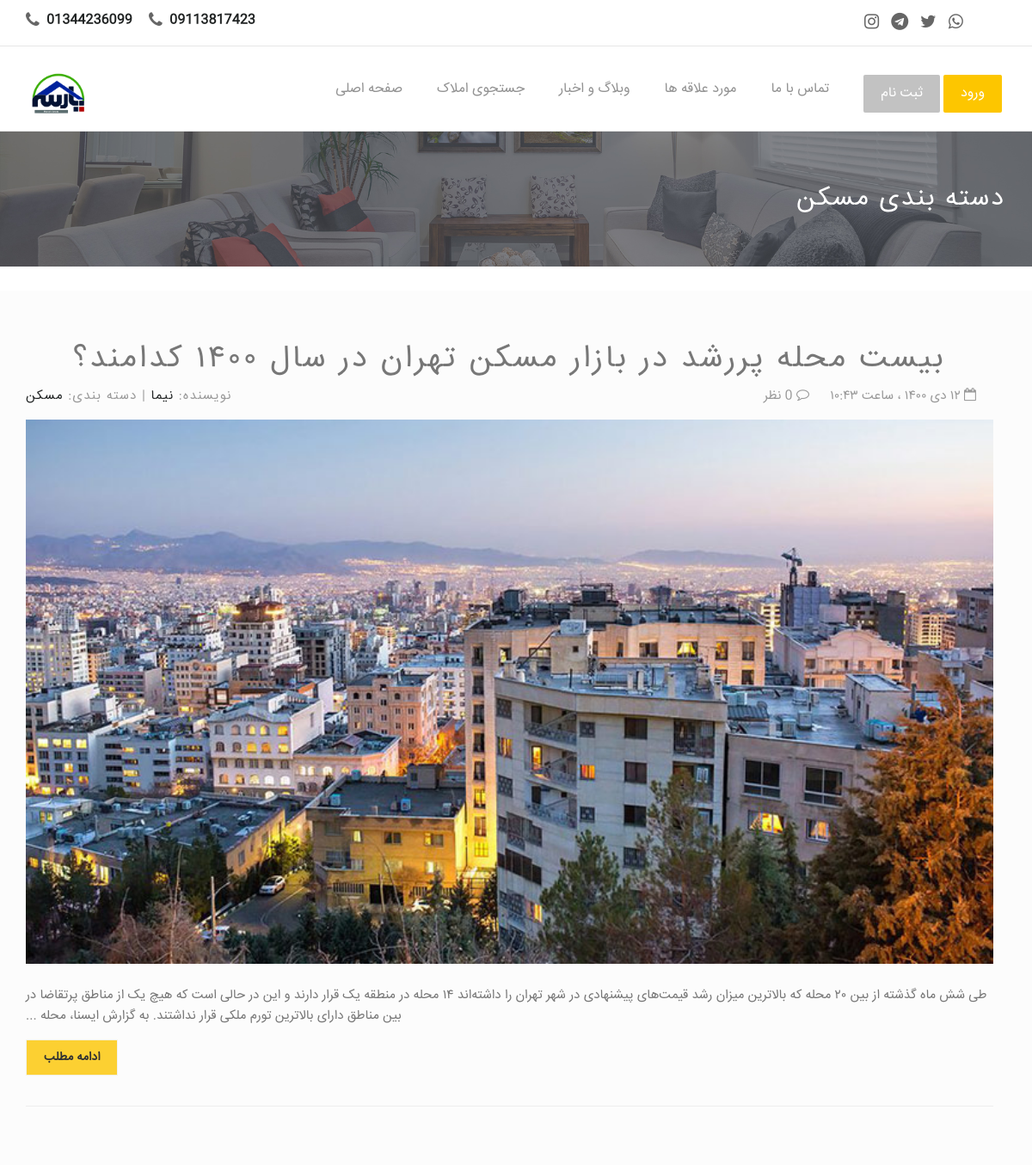
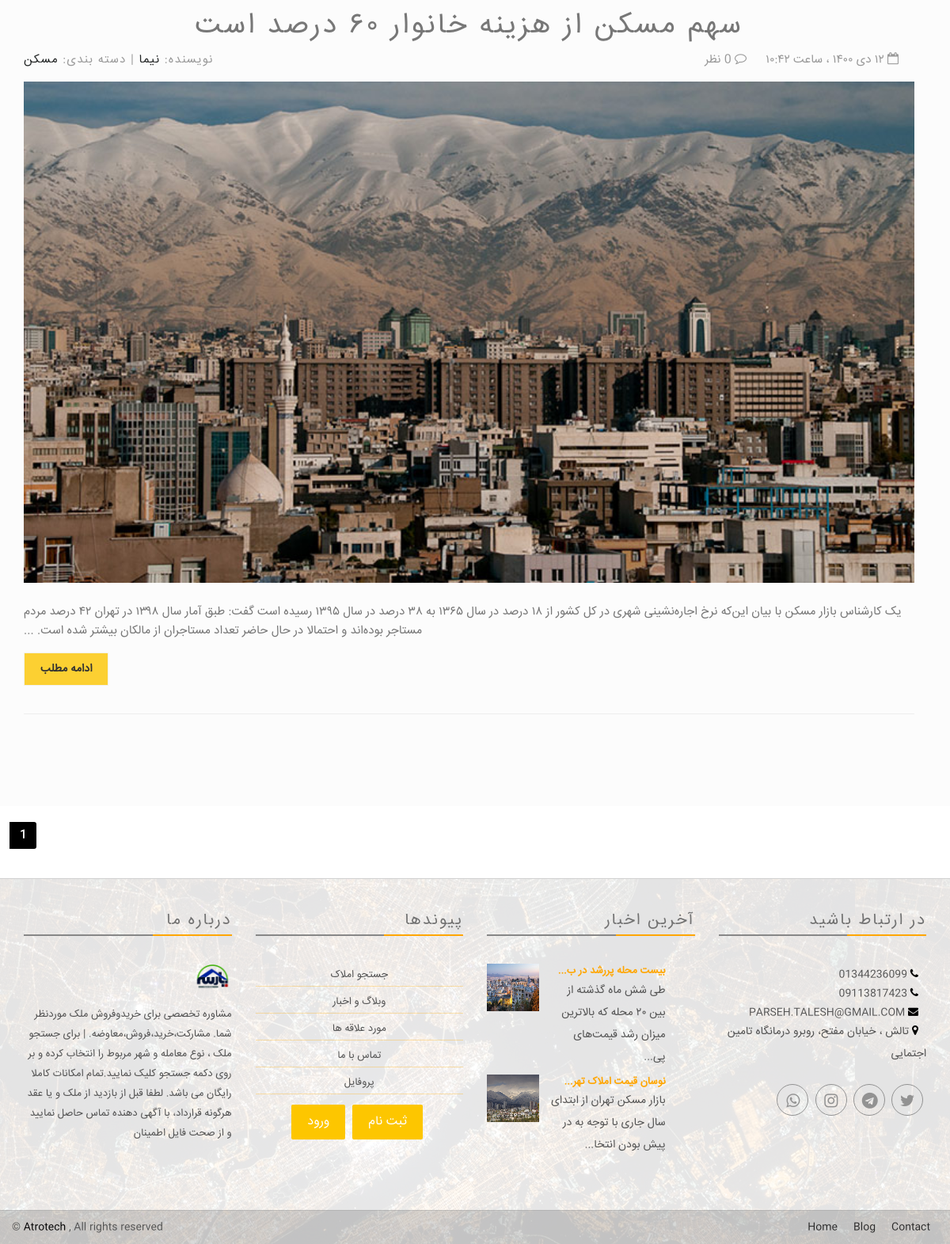
The app's page /blog/category/maskan/ with its own data (2 pictures, top to bottom).
### app/models.py (models this page shows, shortened)
class Settings(models.Model):
  title = models.CharField(max_length=100, verbose_name = "عنوان")
  title_below = models.CharField(max_length=300 , null=True, blank=True , verbose_name = "متن زیر عنوان")
  introduction_text = models.TextField(max_length=2000 , null=True, blank=True , verbose_name = "متن معرفی" )
  contact_page_text = models.TextField(max_length=2000 , null=True, blank=True , verbose_name = "متن صفحه تماس با ما")
  experts_number = models.IntegerField(default='1', verbose_name = "تعداد کارشناسان")
  email = models.EmailField(max_length=200 , null=True , blank=True , verbose_name = "ایمیل")
  address = models.CharField(max_length=300 , null=True , blank=True , verbose_name = "آدرس")
  phone1 = models.CharField(max_length=20 , null=True , blank=True , verbose_name = "تلفن ۱")
  phone2 = models.CharField(max_length=20 , null=True , blank=True , verbose_name = "تلفن ۲")
  whatsapp_number = models.CharField(max_length=20 , null=True , blank=True , verbose_name = "شماره واتساپ")
  instagram = models.URLField(max_length=500, null=True, blank=True, verbose_name = "لینک اینستاگرام")
  telegram = models.URLField(max_length=500, null=True, blank=True, verbose_name = "لینک تلگرام")
  twitter = models.URLField(max_length=500, null=True, blank=True, verbose_name = "لینک توییتر")
  whatsapp = models.URLField(max_length=500, null=True, blank=True, verbose_name = "لینک واتس اپ")
  lat_long = models.CharField(max_length=50 , null=True , blank=True , verbose_name = "lat & long")
  logo = models.ImageField(default='logo.png', upload_to='logo', null=True, blank=True, verbose_name = "لوگو")
  header_image = models.ImageField(default='header.png', upload_to='header', null=True, blank=True, verbose_name = "تصویر سربرگ (header)")
  class Meta:
      verbose_name = "تنظیمات"
      verbose_name_plural = "تنظیمات"

### blogApp/models.py (models this page shows, shortened)
class Categories(models.Model):
    categoryname = models.CharField(max_length=255)
    slug = models.CharField(max_length=255, verbose_name="نشانی پیوند (link)")
    def __str__(self):
        return self.categoryname
    class Meta:
      verbose_name = "دسته بندی"
      verbose_name_plural = "دسته بندی ها"

class Post(models.Model):
    title = models.CharField(max_length=255, verbose_name="عنوان")
    slug = models.SlugField(max_length=255, null=True, blank=True, verbose_name="نشانی پیوند (link)")
    author = models.ForeignKey(User, on_delete=models.CASCADE, verbose_name="نویسنده")
    img = models.ImageField(upload_to='blog', null=True, verbose_name="تصویر")
    body = RichTextField(blank=False, null=True, verbose_name="متن")
    comments = models.ManyToManyField(PostComment, blank=True, verbose_name="نظرات")
    post_date = models.DateTimeField(auto_now_add=True)
    category = models.ForeignKey(Categories, null=True, on_delete=models.PROTECT, related_name='category_set', verbose_name="دسته بندی")
    def j_post_date(self):
        return jalali_converter(self.post_date)
    class Meta:
      verbose_name = "پست"
      verbose_name_plural = "پست ها"

### blogApp/views.py (the view)
# urls.py: path('category/<slug>/', views.CategoryView, name="category"),
def CategoryView(request, slug):
    category = get_object_or_404(models.Categories, slug=slug)
    if Categories.objects.filter(slug=slug).exists():
        category_posts = Post.objects.filter(category=category).order_by('-post_date')
        cat_list = Categories.objects.all()
        latestpost_list = Post.objects.all().order_by('-post_date')[:3]
        paginator = Paginator(category_posts, 2)
        page = request.GET.get('page')
        category_posts = paginator.get_page(page)
        return render(request, 'category_list.html', {'cats':category, 'category_posts':category_posts, 'cat_list': cat_list, 'latestpost_list':latestpost_list})
    else:
        raise Http404

### templates/category_list.html (shortened to what this page needs)
{% extends 'base.html' %}
{% block content %}
<div style="background:#494C53 url({{ settings.header_image.url }}) no-repeat scroll center top / cover; color:#FFF; position: relative; min-height: 140px; ">
    <div class="container">
        <div class="row" dir="rtl" align="right">
            <div class="page-head-content">
                <h1 class="page-title"> دسته بندی {{cats}}  </h1>
            </div>
        </div>
    </div>
</div>
<br>
<div class="content-area blog-page padding-top-40" style="background-color: #FCFCFC; padding-bottom: 55px;">
    <div class="container">
        <div class="row">
            <div class="blog-lst col-md-12 pl0">
               {% for post in category_posts %}
                <section class="post">
                    <div class="text-center padding-b-50">
                        <h2 class="wow fadeInLeft animated" dir="rtl"> {{post.title}} </h2>
                    </div>
                    <div class="row">
                        <div class="col-sm-6">
                            <p class="author-category">
                                نویسنده:  <a href="#"> {{post.author.first_name}} </a> |
                                دسته بندی:  <a href="#"> {{post.category}} </a>
                            </p>
                        </div>
                        <div class="col-sm-6 right">
                            <p class="date-comments" dir="rtl">
                                <a href="#"><i class="fa fa-calendar-o"></i> {{post.j_post_date }} </a>
                                <a href="#"><i class="fa fa-comment-o"></i> {{ post.comments.all.count }} نظر</a>
                            </p>
                        </div>
                    </div>
                    <div class="image wow fadeInLeft animated">
                        <a href="single.html">
                            <img src="{{post.img.url}}" class="img-responsive" alt="Example blog post alt">
                        </a>
                    </div>
                    <div dir="rtl" align="right">
                      <p class="intro"> {{post.body | slice:':250' | safe}}... </p>
                    </div>
                    <p dir="rtl" align="left">
                        <a href="{% url 'blog-detail' post.slug %}" class="btn btn-default btn-border"> ادامه مطلب </a>
                    </p>
                    <hr>
                </section>
               {% endfor %}
            </div>
        </div>
    </div>
</div>
<nav aria-label="...">
  <ul class="pagination">
    {% for num in category_posts.paginator.page_range %}
      {% if num == category_posts.number %}
        <li class="page-item active"><a class="page-link" style="color:#ffffff; background-color: black; border-color: black;" href="?page={{num}}">{{num}}</a></li>
      {% elif num > category_posts.number|add:'-2' and num < category_posts.number|add:'2' %}
        <li class="page-item"><a class="page-link" style="color:black" href="?page={{num}}">{{num}}</a></li>
      {% endif %}
    {% endfor %}
  </ul>
</nav>
{% endblock %}

### templates/base.html (shortened to what this page needs)
{% load static %}
{% load bootstrap %}
<!DOCTYPE html>
<html class="no-js">
<head>
  <link rel="stylesheet" href="{% static 'assets/css/normalize.css' %}">
  <link rel="stylesheet" href="{% static 'assets/css/font-awesome.min.css' %}">
  <link rel="stylesheet" href="{% static 'assets/css/fontello.css">
  <link href="{% static 'assets/fonts/icon-7-stroke/css/pe-icon-7-stroke.css' %}" rel="stylesheet">
  <link href="{% static 'assets/fonts/icon-7-stroke/css/helper.css' %}" rel="stylesheet">
  <link href="{% static 'assets/css/animate.css' %}" rel="stylesheet" media="screen">
  <link rel="stylesheet" href="{% static 'assets/css/bootstrap-select.min.css' %}">
  <link rel="stylesheet" href="{% static 'bootstrap/css/bootstrap.min.css' %}">
  <link rel="stylesheet" href="{% static 'assets/css/icheck.min_all.css' %}">
  <link rel="stylesheet" href="{% static 'assets/css/price-range.css' %}">
  <link rel="stylesheet" href="{% static 'assets/css/owl.carousel.css' %}">
  <link rel="stylesheet" href="{% static 'assets/css/owl.theme.css' %}">
  <link rel="stylesheet" href="{% static 'assets/css/owl.transitions.css' %}">
  <link rel="stylesheet" href="{% static 'assets/css/style.css' %}">
  <link rel="stylesheet" href="{% static 'assets/css/responsive.css' %}">
  <link rel="stylesheet" href="https://cdnjs.cloudflare.com/ajax/libs/font-awesome/4.7.0/css/font-awesome.min.css">
</head>
<body>
  <div class="header-connect">
  		<div class="container">
  				<div class="row">
  						<div class="col-md-5 col-sm-8  col-xs-12">
  								<div class="header-half header-call">
  										<p>
  												<span> <i class="fa fa-phone"></i> <a href="tel:{{ settings.phone1 }}"> {{ settings.phone1 }} </a> </span>
                          <span> <i class="fa fa-phone"></i> <a href="tel:{{ settings.phone2 }}"> {{ settings.phone2 }} </a> </span>
  										</p>
  								</div>
  						</div>
  						<div class="col-md-2 col-md-offset-5  col-sm-3 col-sm-offset-1  col-xs-12">
  								<div class="header-half header-social">
  										<ul class="list-inline">
                          <li><a href="{{ settings.instagram }}"><i class="fa fa-instagram" style="font-size:20px"></i></a></li>
                          <li><a href="{{ settings.telegram }}"><i class="fa fa-telegram" style="font-size:20px"></i></a></li>
  												<li><a href="{{ settings.twitter }}"><i class="fa fa-twitter" style="font-size:20px"></i></a></li>
  												<li><a href="{{ settings.whatsapp }}"><i class="fa fa-whatsapp" style="font-size:20px"></i></a></li>
  										</ul>
  								</div>
  						</div>
  				</div>
  		</div>
  </div>
  <nav class="navbar navbar-default ">
  		<div class="container">
  				<div class="navbar-header">
  						<a class="navbar-brand" href="{% url 'app:home' %}"><img src="{{ settings.logo.url }}" style="max-height:50px;" alt="{{ settings.title }}"></a>
  				</div>
  				<div class="collapse navbar-collapse yamm" id="navigation">
  						<div class="button navbar-right">
                {% if user.is_authenticated %}
                <button class="navbar-btn nav-button wow fadeInRight" onclick=" window.location.replace('{% url 'logout' %}')" data-wow-delay="0.5s"> خروج </button>
                <button class="navbar-btn nav-button wow fadeInRight login" onclick=" window.location.replace('{% url 'app:profile' %}')" data-wow-delay="0.5s"> پروفایل </button>
                {% else %}
                <button class="navbar-btn nav-button wow bounceInRight" onclick="window.location.replace('{% url 'register' %}')" data-wow-delay="0.4s"> ثبت نام </button>
                <button class="navbar-btn nav-button wow fadeInRight login" onclick=" window.location.replace('{% url 'login' %}')" data-wow-delay="0.5s"> ورود </button>
                {% endif %}
  						</div>
  						<ul class="main-nav nav navbar-nav navbar-right">
  								<li class="wow fadeInDown" data-wow-delay="0.1s"><a class="" href="{% url 'app:home' %}"> صفحه اصلی </a> </li>
  								<li class="wow fadeInDown" data-wow-delay="0.1s"><a class="" href="{% url 'app:items' %}"> جستجوی املاک </a></li>
  								<li class="wow fadeInDown" data-wow-delay="0.1s"><a class="" href="/blog"> وبلاگ و اخبار  </a></li>
  								<li class="wow fadeInDown" data-wow-delay="0.1s"><a class="" href="{% url 'app:favs' %}"> مورد علاقه ها  </a></li>
  								<li class="wow fadeInDown" data-wow-delay="0.4s"><a href="{% url 'app:contact' %}"> تماس با ما </a></li>
  						</ul>
  				</div>
  		</div>
  </nav>
{% block content %}{% endblock content %}
    <div class="footer-area">
    		<div class=" footer">
    				<div class="container">
    						<div class="row" align="right">
    								<div class="col-md-3 col-sm-6 wow fadeInRight animated">
    										<div class="single-footer">
    												<h4> درباره ما </h4>
    												<div class="footer-title-line"></div>
    												<img src="{{ settings.logo.url }}" alt="{{ settings.title }}" class="wow pulse" data-wow-delay="1s">
    												<p dir="rtl"> {{ settings.title_below }} </p>
    										</div>
    								</div>
    								<div class="col-md-3 col-sm-6 wow fadeInRight animated">
    										<div class="single-footer">
    												<h4> پیوندها  </h4>
    												<div class="footer-title-line"></div>
    												<ul class="footer-menu" dir="rtl" align="center">
    														<li><a href="{% url 'app:items' %}"> جستجو املاک </a></li>
    														<li><a href="/blog"> وبلاگ و اخبار </a></li>
    														<li><a href="{% url 'app:favs' %}"> مورد علاقه ها </a></li>
    														<li><a href="{% url 'app:contact' %}">  تماس با ما  </a></li>
    														<li><a href="{% url 'app:profile' %}"> پروفایل </a>  </li>
                                <button class="navbar-btn nav-button wow bounceInRight login" onclick="window.location.replace('{% url 'register' %}')" data-wow-delay="0.4s"> ثبت نام </button>
                                <button class="navbar-btn nav-button wow fadeInRight login" onclick=" window.location.replace('{% url 'login' %}')" data-wow-delay="0.5s"> ورود </button>
    												</ul>
    										</div>
    								</div>
    								<div class="col-md-3 col-sm-6 wow fadeInRight animated">
    										<div class="single-footer">
    												<h4> آخرین اخبار </h4>
    												<div class="footer-title-line"></div>
    												<ul class="footer-blog">
                            {% for post in footer_latestpost_list %}
    														<li dir="rtl">
    																<div class="col-md-3 blg-thumb p0">
    																		<a href="{% url 'blog-detail' post.slug %}"> <img src="{{post.img.url}}"> </a>
    																</div>
    																<div class="col-md-8  col-sm-8 col-xs-8  blg-entry">
    																		<h6> <a href="{% url 'blog-detail' post.slug %}"> {{ post.title | slice:':20' | safe}}... </a></h6>
    																		{{post.body | slice:':65' | safe}}...
    																</div>
    														</li> <br>
                            {% endfor %}
    												</ul>
    										</div>
    								</div>
    								<div class="col-md-3 col-sm-6 wow fadeInRight animated">
    										<div class="single-footer news-letter">
    												<h4> در ارتباط باشید </h4>
    												<div class="footer-title-line"></div>
                            <ul class="footer-adress" dir="rtl">
                                <li> <a href="tel:{{ settings.phone1 }}"> <i class="fa fa-phone"></i> {{ settings.phone1 }} </a> </li>
                                <li> <a href="tel:{{ settings.phone2 }}"> <i class="fa fa-phone"></i> {{ settings.phone2 }} </a> </li>
                                <li> <a href="mailto:{{ settings.email }}"> <i class="fa fa-envelope"> </i> {{ settings.email }} </a> </li>
                                <li> <i class="fa fa-map-marker"> </i> {{ settings.address }} </li>
                            </ul>
                            <br>
    												<div class="social pull-right">
    														<ul>
    																<li><a class="wow fadeInUp animated" href="{{ settings.whatsapp }}"><i class="fa fa-whatsapp"></i></a></li>
    																<li><a class="wow fadeInUp animated" href="{{ settings.instagram }}" data-wow-delay="0.3s"><i class="fa fa-instagram"></i></a></li>
    																<li><a class="wow fadeInUp animated" href="{{ settings.telegram }}" data-wow-delay="0.4s"><i class="fa fa-telegram"></i></a></li>
    																<li><a class="wow fadeInUp animated" href="{{ settings.twitter }}" data-wow-delay="0.5s"><i class="fa fa-twitter"></i></a></li>
    														</ul>
    												</div>
    										</div>
    								</div>
    						</div>
    				</div>
    		</div>
    		<div class="footer-copy text-center">
    				<div class="container">
    						<div class="row">
    								<div class="pull-left">
    										<span> &#169; <a href="http://www.Atrotech.ir">Atrotech</a> , All rights reserved </span>
    								</div>
    								<div class="bottom-menu pull-right">
    										<ul>
    												<li><a class="wow fadeInUp animated" href="{% url 'app:home' %}" data-wow-delay="0.2s">Home</a></li>
    												<li><a class="wow fadeInUp animated" href="/blog" data-wow-delay="0.4s">Blog</a></li>
    												<li><a class="wow fadeInUp animated" href="{% url 'app:contact' %}" data-wow-delay="0.6s">Contact</a></li>
    										</ul>
    								</div>
    						</div>
    				</div>
    		</div>
    </div>
</body>
</html>

### records on screen
Settings: phone1 "01344236099", phone2 "09113817423", logo (picture), header_image (picture), title_below "مشاوره تخصصی برای خریدوفروش ملک موردنظر شما. مشارکت،خرید،فروش،معاوضه. | برای جستجو ملک ، نوع معامله و شهر مربوط را انتخاب کرده و بر روی دکمه جستجو کلیک نمایید.تمام امکانات کاملا رایگان می باشد. لطفا قبل از بازدید از ملک و یا عقد هرگونه قرارداد، با آگهی دهنده تماس حاصل نمایید و از صحت فایل اطمینان", email "PARSEH.TALESH@GMAIL.COM", address "تالش ، خیابان مفتح، روبرو درمانگاه تامین اجتمایی"
Categories: categoryname "مسکن"
Post: title "بیست محله پررشد در بازار مسکن تهران در سال ۱۴۰۰ کدامند؟", author.first_name "نیما", category "مسکن", img (picture), body "طی شش ماه گذشته از بین ۲۰ محله که بالاترین میزان رشد قیمت‌های پیشنهادی در شهر تهران را داشته‌اند ۱۴ محله در منطقه یک قرار دارند و این در حالی است که هیچ یک از مناطق پرتقاضا در بین مناطق دارای بالاترین تورم ملکی قرار نداشتند. به گزارش ایسنا، محله", title "بیست محله پررشد در ب", body "طی شش ماه گذشته از بین ۲۰ محله که بالاترین میزان رشد قیمت‌های پی"
Post: title "سهم مسکن از هزینه خانوار ۶۰ درصد است", author.first_name "نیما", category "مسکن", img (picture), body "یک کارشناس بازار مسکن با بیان این‌که نرخ اجاره‌نشینی شهری در کل کشور از ۱۸ درصد در سال ۱۳۶۵ به ۳۸ درصد در سال ۱۳۹۵ رسیده است گفت: طبق آمار سال ۱۳۹۸ در تهران ۴۲ درصد مردم مستاجر بوده‌اند و احتمالا در حال حاضر تعداد مستاجران از مالکان بیشتر شده است."
Post: img (picture), title "نوسان قیمت املاک تهر", body "بازار مسکن تهران از ابتدای سال جاری با توجه به در پیش بودن انتخا"

### other values on screen
{{ num }} "1"
